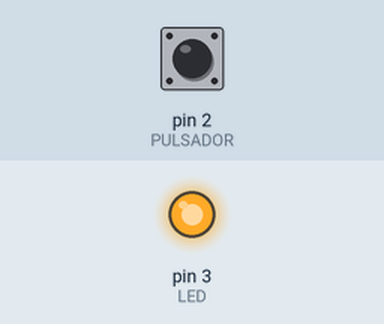
A sketch run on a simulated Arduino Uno, built with avr-gcc and run on an emulated ATmega328P. Parts: output pins drawn as LEDs (lit = HIGH). Inputs (shaded band) come from the test bench; at power-on: pin 2 (PULSADOR) HIGH.

Above: at 1.2 s.
1.3 s: pin 2 (PULSADOR) pulled LOW for 0.15 s
At 2.1 s:
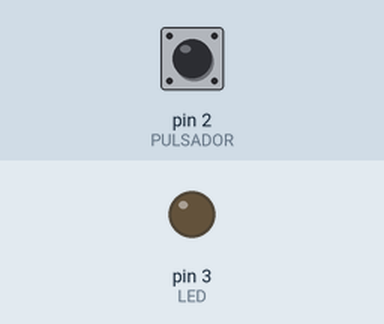
2.9 s: pin 2 (PULSADOR) pulled LOW for 1 s
At 4.5 s:
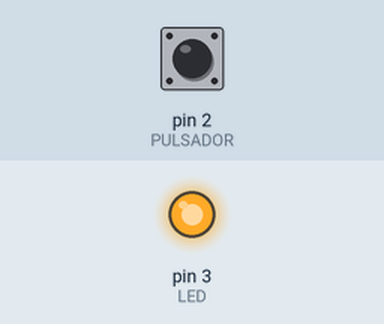
5.4 s: pin 2 (PULSADOR) pulled LOW for 3.2 s
At 9.3 s:
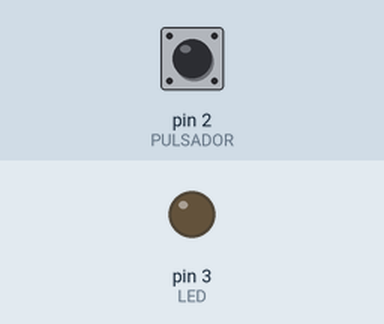
Timing chart, 0 to 10.8 s (numbered marks = the images above; inputs shaded):
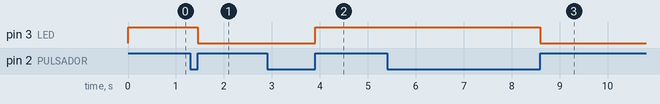

Measured:
- after the input at 1.3 s, pin 3 (LED): HIGH → LOW after 0.15 s
- after the input at 2.9 s, pin 3 (LED): LOW → HIGH after 1.0 s
- after the input at 5.4 s, pin 3 (LED): HIGH → LOW after 3.2 s

The sketch:

pulsadorLED.ino
```cpp
int PULSADOR = 2;
int LED=3;
int estado=LOW;

void setup(){
  pinMode(PULSADOR, INPUT);
  pinMode(LED, OUTPUT);
  digitalWrite(LED, LOW);
}

void loop(){
  while(digitalRead(PULSADOR)==LOW);
  estado = digitalRead(LED);
  digitalWrite(LED, !estado);
  while(digitalRead(PULSADOR)==HIGH);
}
```
